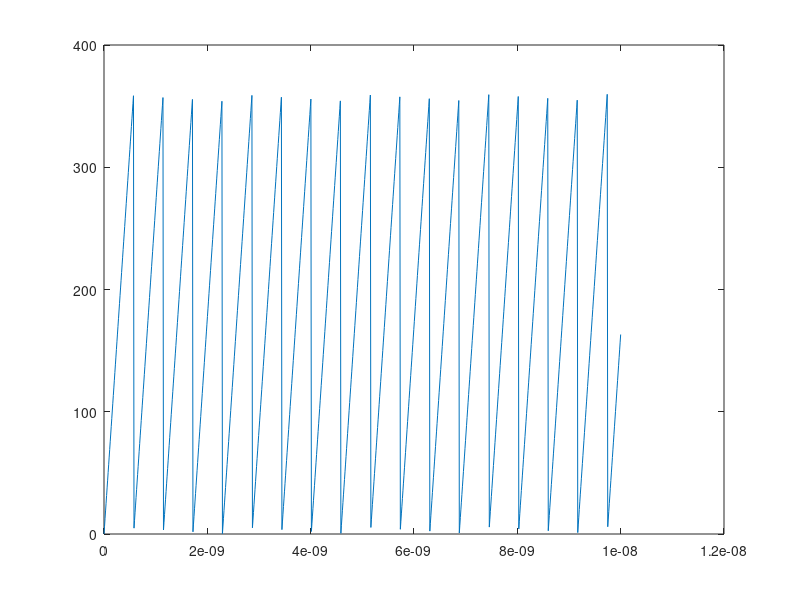

MATLAB code to generate this figure:
function pmix_test1
global x1
global x2
global x3
global x4
global N
global T
f=10e9;T=1/f;
np=100;
N=1000;
t=linspace(0,np*T,N);
x1=sin(2*pi*f*t+0*pi/2);
x2=sin(2*pi*f*t+1*pi/2);
x3=sin(2*pi*f*t+2*pi/2);
x4=sin(2*pi*f*t+3*pi/2);
% plot(t,x1,t,x2,t,x3,t,x4);

% B=linspace(0,1,100);
% ph=atan2(B,1-B)*180/pi;
% plot(B,ph,B,B*90);

% ph=360;

%  y=y./max(abs(y));
%  plot(t,x1,t,x2,t,x3,t,y,'black')
y=[];
pht=[];
for ti=t
    pht(end+1)=mod(2*pi*f*10*ti,360);
    y(end+1)=get_p(ti,pht(end));
end
% y=sign(y);
% plot(t,y)
plot(t,pht)

function y=get_p(ti,ph)
% ti=T/2;
global x1
global x2
global x3
global x4
global N
global T
index=floor(N*mod(ti,T)/T)+1;
ph_bit=1023*ph/360;
int_v=double(uint8(mod(ph_bit,256)));
ph_sel=floor(ph_bit/256);
B=double(int_v/255.0);
A=1-B;
switch ph_sel
    case 0
        y=x1(index)*A+x2(index)*B;
    case 1
        y=x2(index)*A+x3(index)*B;
    case 2
        y=x3(index)*A+x4(index)*B;
    case 3
        y=x4(index)*A+x1(index)*B;
end
y=y/((A^2+B^2)^0.5);
